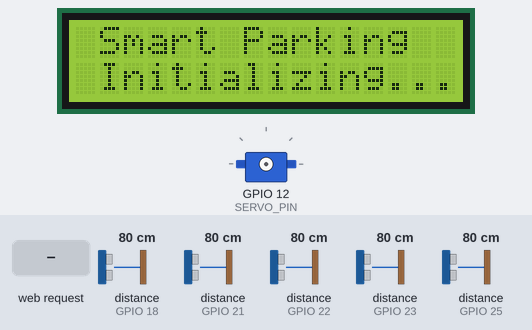
Bench run of a sketch on a simulated ESP32. Shown: 16×2 character LCD, servo. Wiring (inferred from the names in the program): 5 × ultrasonic range finder: trigger GPIO 2, echo GPIO 21 / trigger GPIO 5, echo GPIO 18 / trigger GPIO 13, echo GPIO 23 / trigger GPIO 15, echo GPIO 22 / trigger GPIO 26, echo GPIO 25. The inputs (shaded band) are chosen by the test bench; at power-on: distance to the obstacle (sensors on GPIO 18, GPIO 21, GPIO 22, GPIO 23, GPIO 25) 80 cm. The echo pulse lasts 58.3 µs per cm; WiFi joins after 1.5 s; servers stay silent unless stated; uploads are accepted with an empty reply; what the sketch prints to the serial monitor is not drawn.

Above: at 1.1 s.
At 7.3 s:
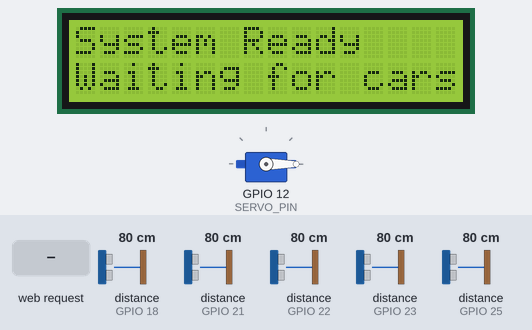
7.4 s: HTTP request GET /gate/open received
At 11.1 s:
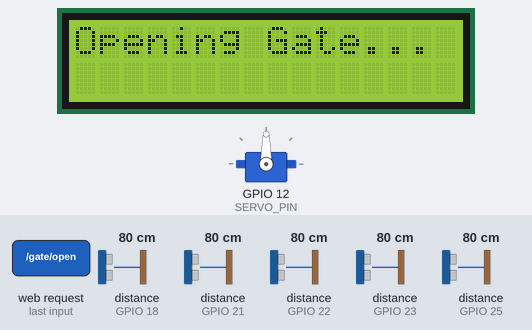
At 18.01 s:
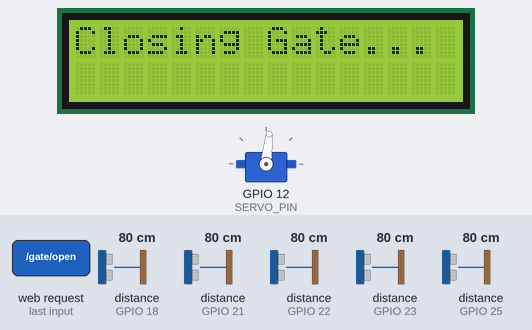
Timing chart, 0 to 19.6 s (numbered marks = the images above; inputs shaded):
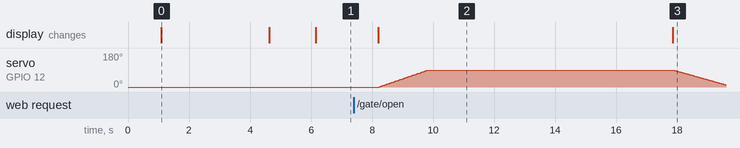

Measured:
- after the input at 7.4 s, servo on GPIO 12 (SERVO_PIN): rises from 0° to 90° in 1.6 s, then falls to 12° in 9.8 s; the display: changes after 0.81 s (image 2)
- what the display in image 0 shows lasts 3.5 s, from 1.1 s to 4.6 s

The sketch:

smartparking_all_spots.ino
```cpp
#include <WiFi.h>
#include <HTTPClient.h>
#include <ESP32Servo.h>
#include <WebServer.h>
#include <LiquidCrystal_I2C.h>
#include <Wire.h>

// ================== WiFi CONFIG ==================
const char* ssid = "Virinchi_Guest";
const char* password = "welcome2virinchi";

// Use this variable - Change only here if IP changes
const char* springServer = "http://10.10.54.198:8080";   // ← Your current laptop IP

#define NUM_SPOTS 5

// ================== YOUR EXISTING PIN CONFIG (UNCHANGED) ==================
const int trigPins[NUM_SPOTS] = {5, 26, 2, 15, 13};
const int echoPins[NUM_SPOTS] = {18, 25, 21, 22, 23};

#define SERVO_PIN 12

// ================== LCD PINS (Safe) ==================
#define LCD_SDA 32
#define LCD_SCL 33
LiquidCrystal_I2C lcd(0x27, 16, 2);   // Try 0x3F if not working

Servo gateServo;
WebServer server(80);

#define OCCUPIED_DISTANCE_CM 10.0

// ================== SMOOTH GATE ==================
void moveServoSmooth(int startAngle, int endAngle, int delayMs = 20) {
  if (startAngle < endAngle) {
    for (int pos = startAngle; pos <= endAngle; pos++) {
      gateServo.write(pos);
      delay(delayMs);
    }
  } else {
    for (int pos = startAngle; pos >= endAngle; pos--) {
      gateServo.write(pos);
      delay(delayMs);
    }
  }
}

void openMainGate() {
  Serial.println("🚪 OPENING MAIN GATE SLOWLY...");
  lcd.clear();
  lcd.setCursor(0,0);
  lcd.print("Opening Gate...");

  moveServoSmooth(0, 90, 18);
  delay(8000);

  Serial.println("🚪 CLOSING MAIN GATE SLOWLY...");
  lcd.clear();
  lcd.setCursor(0,0);
  lcd.print("Closing Gate...");
  moveServoSmooth(90, 0, 22);
  Serial.println("✅ MAIN GATE CLOSED");

  lcd.clear();
  lcd.setCursor(0,0);
  lcd.print("Gate Closed");
}

// ================== HTTP HANDLER ==================
void handleGateOpen() {
  server.send(200, "text/plain", "Opening Gate");
  openMainGate();
}

// ================== IMPROVED SEND STATUS ==================
void sendSpotStatus(int spotIndex, const String& status) {
  if (WiFi.status() != WL_CONNECTED) {
    Serial.println("WiFi not connected");
    return;
  }

  HTTPClient http;
  String url = String(springServer) + "/api/spot/update?spot=" + String(spotIndex + 1);

  Serial.printf("Sending -> Spot %d | %s | URL: %s\n", spotIndex + 1, status.c_str(), url.c_str());

  http.begin(url);
  http.addHeader("Content-Type", "application/json");
  String payload = "{\"status\":\"" + status + "\"}";

  int httpCode = http.POST(payload);

  if (httpCode > 0) {
    Serial.printf("Spot %d → %s | SUCCESS | Code: %d\n", spotIndex + 1, status.c_str(), httpCode);
  } else {
    Serial.printf("Spot %d → %s | FAILED | Error: %s\n",
                  spotIndex + 1, status.c_str(), http.errorToString(httpCode).c_str());
  }

  http.end();
}

void setup() {
  Serial.begin(115200);
  delay(1000);
  Serial.println("=== Smart Parking - 5 Spots + LCD ===");

  // Initialize LCD
  Wire.begin(LCD_SDA, LCD_SCL);
  lcd.init();
  lcd.backlight();
  lcd.clear();
  lcd.print(" Smart Parking");
  lcd.setCursor(0,1);
  lcd.print(" Initializing...");
  delay(2000);

  // Initialize Sensors
  for (int i = 0; i < NUM_SPOTS; i++) {
    pinMode(trigPins[i], OUTPUT);
    pinMode(echoPins[i], INPUT);
    Serial.printf("Spot %d → Trig:%d | Echo:%d\n", i+1, trigPins[i], echoPins[i]);
  }

  // Servo
  gateServo.attach(SERVO_PIN);
  gateServo.write(0);
  Serial.println("Servo initialized on pin 12");

  // WiFi
  WiFi.begin(ssid, password);
  Serial.print("Connecting WiFi");
  while (WiFi.status() != WL_CONNECTED) {
    delay(500);
    Serial.print(".");
  }
  Serial.println("\nWiFi Connected! IP: " + WiFi.localIP().toString());

  lcd.clear();
  lcd.print("WiFi Connected!");
  delay(1500);

  server.on("/gate/open", HTTP_GET, handleGateOpen);
  server.begin();
  Serial.println("System Ready");

  lcd.clear();
  lcd.print("System Ready");
  lcd.setCursor(0,1);
  lcd.print("Waiting for cars");
}

void loop() {
  server.handleClient();

  for (int i = 0; i < NUM_SPOTS; i++) {
    digitalWrite(trigPins[i], LOW);
    delayMicroseconds(3);
    digitalWrite(trigPins[i], HIGH);
    delayMicroseconds(10);
    digitalWrite(trigPins[i], LOW);

    long duration = pulseIn(echoPins[i], HIGH, 8000);
    float distance = (duration == 0) ? 999.0 : duration * 0.0343 / 2.0;

    String status = (distance <= OCCUPIED_DISTANCE_CM && distance >= 2.0) ? "occupied" : "free";

    static String lastStatus[5] = {"","","","",""};
    if (status != lastStatus[i]) {
      sendSpotStatus(i, status);
      lastStatus[i] = status;
    }

    Serial.printf("Spot %d: %.1f cm → %s\n", i + 1, distance, status.c_str());
  }

  delay(1000);
}
```
